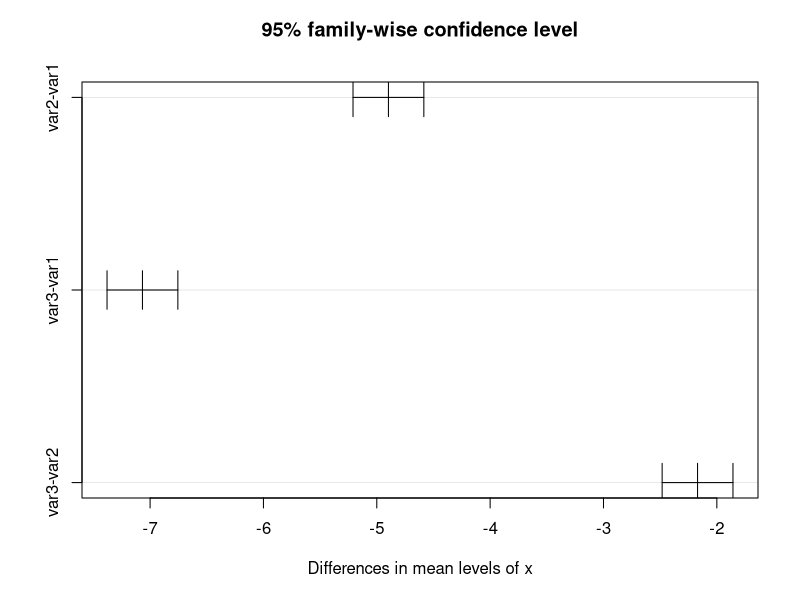
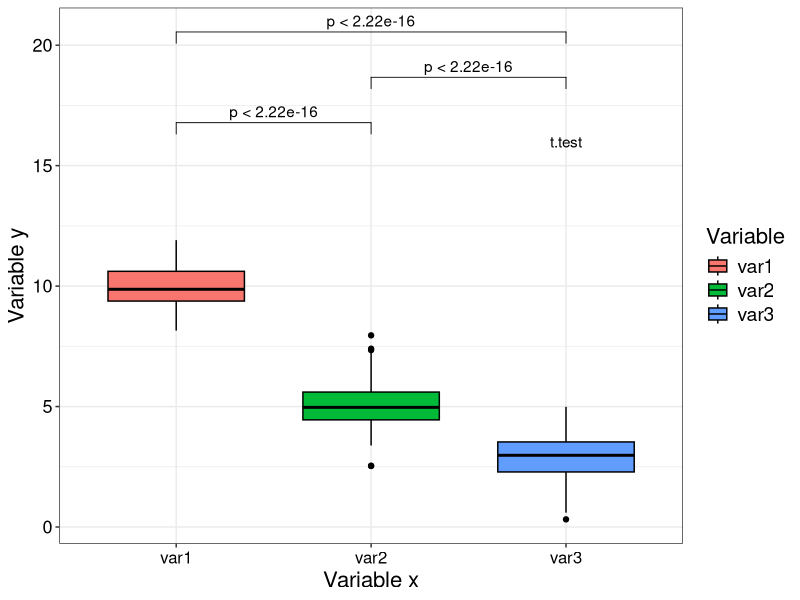
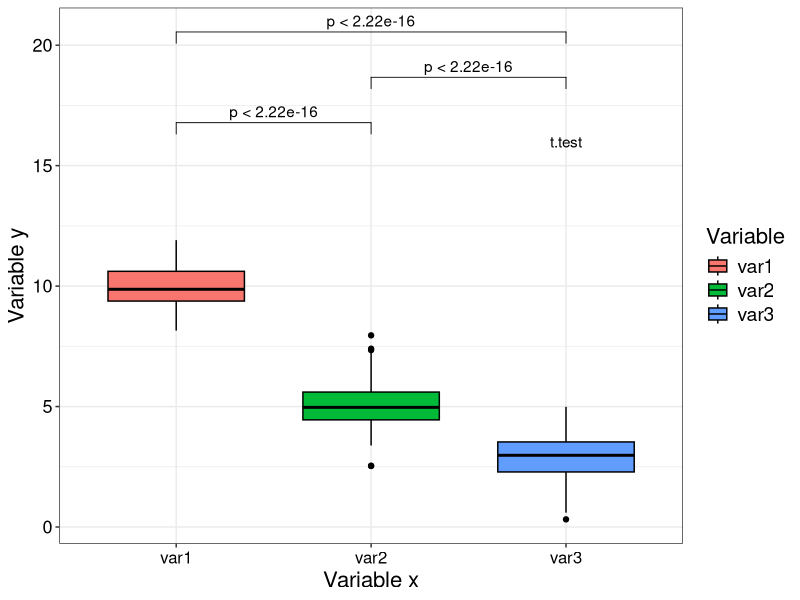

These charts were generated, in order, by the following R code:
## ---- chunk 1
knitr::opts_chunk$set(echo = TRUE)
## ---- chunk 2
library(tidyverse)
library(ggpubr)
## ---- chunk 3
var1 <- rnorm(100, 10)
var2 <- rnorm(100, 5)
var3 <- rnorm(100, 3)
## ---- chunk 4
dataset <- tibble::tibble(var1, var2, var3)
dataset <- dataset |>
    tidyr::pivot_longer(
        cols = everything(),
        names_to = "x",
        values_to = "y")
dataset
## ---- chunk 5
modelo <- aov(y ~ x, data = dataset)
summary(modelo)

TukeyHSD(modelo, "x", ordered = TRUE)
plot(TukeyHSD(modelo, "x"))
## ---- chunk 6
figure_ggboxplot <- dataset |>
    ggboxplot(x = "x", y = "y", fill = "x") +
    stat_compare_means(method = "t.test", comparisons = list(
        c("var1", "var2"),
        c("var2", "var3"),
        c("var1", "var3"))) +
    theme(legend.position = "right") +
    theme_bw() +
    labs(fill = "Variable") +
    labs(x = "Variable x", y = "Variable y") +
    theme(legend.title = element_text(size = 16),
        legend.text = element_text(size = 14),
        axis.title.x = element_text(size = 16),
        axis.title.y = element_text(size = 16),
        axis.text.y = element_text(size = 13,
            color = "black"), 
        axis.text.x = element_text(size = 12,
            color = "black")) +
  annotate("text",
                x = 3,
                y = 16,
                label = "t.test",
                color = "black")
figure_ggboxplot

ggsave("figure_ggboxplot.png",
    plot = figure_ggboxplot,
    dpi = 600, 
    width = 7, 
    height = 5)
